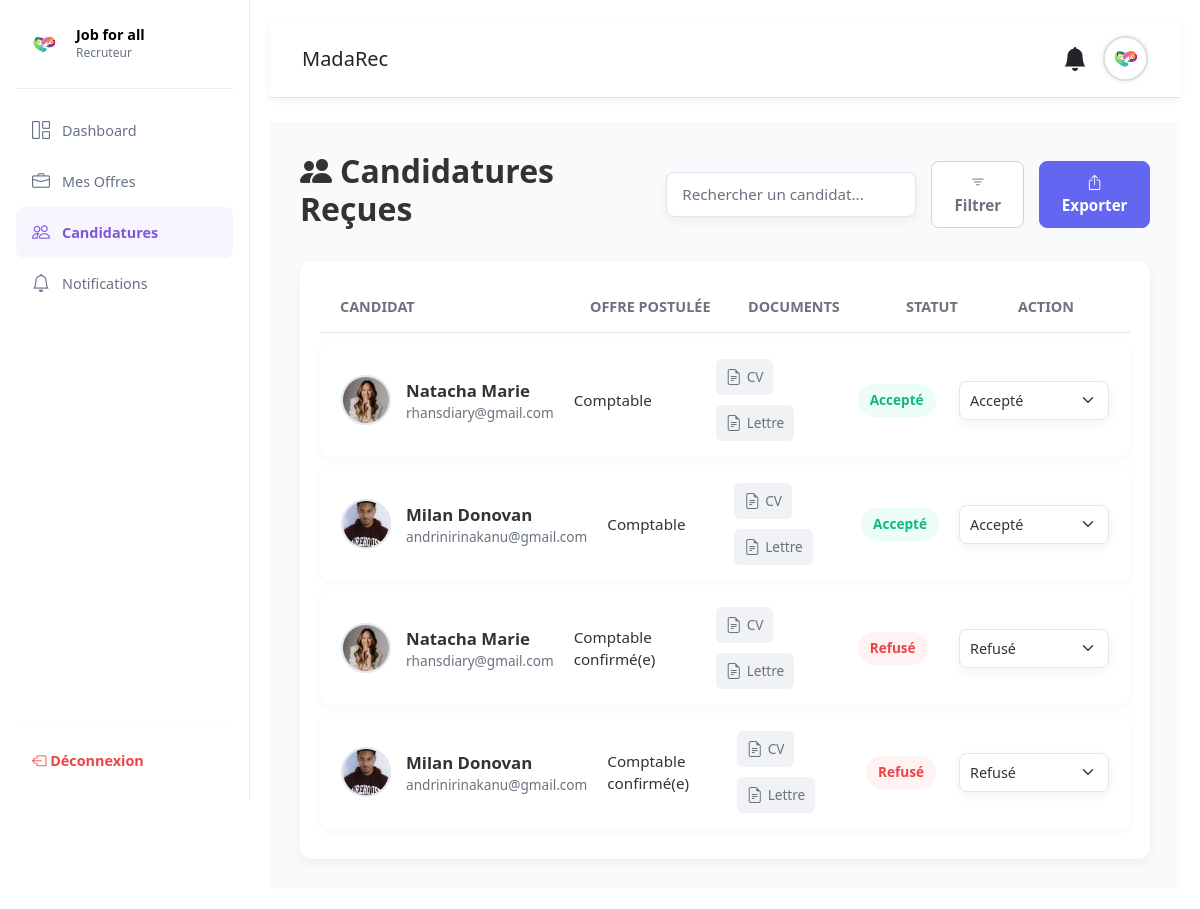
The page /index2.php?page=candidatsOffres (signed in) on the database its author committed.
### tables this page shows
CREATE TABLE `candidature` (
  `idcandidature` int(3) NOT NULL,
  `cv` varchar(255) NOT NULL,
  `ltrmotivation` varchar(255) NOT NULL,
  `idof` int(3) NOT NULL,
  `idcand` int(3) NOT NULL,
  `statut` enum('en attente','accepté','refusé') DEFAULT 'en attente',
  `date_candidature` timestamp NOT NULL DEFAULT current_timestamp()
);

CREATE TABLE `candidat` (
  `idcand` int(11) NOT NULL,
  `nomcand` varchar(32) DEFAULT NULL,
  `prncand` varchar(32) DEFAULT NULL,
  `ecand` varchar(100) DEFAULT NULL,
  `numtelcand` varchar(12) DEFAULT NULL,
  `photocand` varchar(255) DEFAULT NULL,
  `idutil` int(3) NOT NULL,
  `sexe` varchar(32) DEFAULT NULL,
  `poste` varchar(32) DEFAULT NULL,
  `adrscand` varchar(32) DEFAULT NULL
);

CREATE TABLE `offre` (
  `idof` int(11) NOT NULL,
  `titre` varchar(132) NOT NULL,
  `description` varchar(132) NOT NULL,
  `lieu` varchar(48) NOT NULL,
  `type` varchar(32) NOT NULL,
  `contrat` varchar(32) NOT NULL,
  `idrecru` int(3) NOT NULL,
  `date_pub` timestamp NOT NULL DEFAULT current_timestamp()
);

### config/database.php (called while the page is built, shortened)
<?php
class Database {
    private $host = "localhost";
    private $user = "root";
    private $pass = "";
    private $dbname = "gestionrecruteur";
    public function connect() {
        $this->conn = null;
        try {
            $this->conn = new mysqli($this->host, $this->user, $this->pass, $this->dbname);
        } catch (Exception $e) {
            echo "Erreur: " . $e->getMessage();
        }
        return $this->conn;
    }
}

### model/Candidature.php (called while the page is built, shortened)
<?php
require_once './config/database.php';
require_once './model/Recruteur.php';
class Candidature {
    private $conn;
    public function __construct() {
        $db = new Database();
        $this->conn = $db->connect();
    }
public function getCandidaturesPourRecruteur($idrecru) {
    $sql = "SELECT c.idcandidature, c.cv, c.ltrmotivation, c.statut, o.titre,
                   cand.nomcand, cand.prncand, cand.ecand AS emailcand, cand.photocand
            FROM candidature c
            JOIN offre o ON c.idof = o.idof
            JOIN candidat cand ON c.idcand = cand.idcand
            WHERE o.idrecru = ?";
    $stmt = $this->conn->prepare($sql);
    $stmt->bind_param("i", $idrecru);
    $stmt->execute();
    return $stmt->get_result();
}
}

### view/Pages/recruteur/candidatsOffres.php (the view, shortened to what this page needs)
<?php
require_once './model/Candidature.php';
$idrecru = $_SESSION['utilisateur']['idrecru'];
$model = new Candidature();
$candidatures = $model->getCandidaturesPourRecruteur($idrecru);
?>
<head>
    <link rel="stylesheet" href="https://cdn.jsdelivr.net/npm/bootstrap@5.3.0/dist/css/bootstrap.min.css">
    <link rel="stylesheet" href="https://cdn.jsdelivr.net/npm/bootstrap-icons@1.11.3/font/bootstrap-icons.min.css">
    <link rel="stylesheet" href="assets/css/liste_candidatures.css">
    </head>
<div class="container-fluid candidatures-page">
    <div class="d-flex justify-content-between align-items-center mb-4">
        <h1 class="page-title"><i class="bi bi-people-fill me-2"></i>Candidatures Reçues</h1>
        <div class="candidatures-actions">
            <input type="search" class="form-control search-input" placeholder="Rechercher un candidat...">
            <button class="btn btn-outline-secondary filter-btn">
                <i class="bi bi-filter"></i> Filtrer
            </button>
            <button id="exportBtn" class="btn btn-primary export-btn">
                <i class="bi bi-box-arrow-up"></i> Exporter
            </button>
        </div>
    </div>
    <div class="candidatures-list-container">
        <?php if ($candidatures && $candidatures->num_rows > 0): ?>
            <div class="candidatures-header-row">
                <div class="header-cell candidate-info-header">Candidat</div>
                <div class="header-cell">Offre Postulée</div>
                <div class="header-cell">Documents</div>
                <div class="header-cell">Statut</div>
                <div class="header-cell actions-header">Action</div>
            </div>
            <?php while ($c = $candidatures->fetch_assoc()): ?>
                <div class="candidature-item">
                    <div class="candidate-info">
                        <div class="candidate-photo-wrapper">
                            <?php
                            $photoPath = './uploads/' . htmlspecialchars($c['photocand']);
                            if (isset($c['photocand']) && file_exists($photoPath) && !empty($c['photocand'])):
                            ?>
                                <img src="<?= $photoPath ?>" alt="Photo de <?= htmlspecialchars($c['nomcand']) ?>" class="candidate-photo">
                            <?php else: ?>
                                <img src="/recrutement-local/assets/images/user.jpg" alt="Photo par défaut" class="candidate-photo">
                            <?php endif; ?>
                        </div>
                        <div class="candidate-details">
                            <div class="candidate-name"><?= htmlspecialchars($c['nomcand'] . ' ' . $c['prncand']) ?></div>
                            <div class="candidate-email"><?= htmlspecialchars($c['emailcand']) ?></div>
                        </div>
                    </div>
                    <div class="offer-title"><?= htmlspecialchars($c['titre']) ?></div>
                    <div class="documents-links">
                        <a href="<?= htmlspecialchars($c['cv']) ?>" target="_blank" class="document-link">
                            <i class="bi bi-file-earmark-text"></i> CV
                        </a>
                        <a href="<?= htmlspecialchars($c['ltrmotivation']) ?>" target="_blank" class="document-link">
                            <i class="bi bi-file-earmark-text"></i> Lettre
                        </a>
                    </div>
                    <div class="status-cell">
                        <span class="status-badge status-<?= strtolower(str_replace(' ', '-', $c['statut'])) ?>">
                            <?= ucfirst($c['statut']) ?>
                        </span>
                    </div>
                    <div class="action-cell">
                        <form method="post" action="index2.php?page=changerStatutCandidature">
                            <select name="statut" class="form-select form-select-sm status-select" onchange="this.form.submit()">
                                <option <?= $c['statut'] == 'accepté' ? 'selected' : '' ?> value="accepté">Accepté</option>
                                <option <?= $c['statut'] == 'refusé' ? 'selected' : '' ?> value="refusé">Refusé</option>
                            </select>
                        </form>
                    </div>
                </div>
            <?php endwhile; ?>
        <?php endif; ?>
    </div>
</div>

### assets/css/style.css (style rules this page uses)
html, body { overflow-x: hidden; overflow-y: auto; min-height: 100vh; box-sizing: border-box; }
body { background-color: #ffffff; font-family: 'Poppins', sans-serif; margin: 0; padding: 0; }
:root { --bs-primary: #f7a01d; --bs-secondary: #6c757d; --bs-dark: #343a40; --bs-light: #fcfcfc; --bs-white: #ffffff; }
.btn-primary { background-color: var(--bs-primary); border-color: var(--bs-primary); transition: all 0.3s ease; }

### assets/css/sidebar_recruteur.css (style rules this page uses)
:root { --sidebar-bg-color: #ffffff; --sidebar-text-color: #667085; --sidebar-active-color: #7f56d9; --sidebar-active-bg: #f9f5ff; --sidebar-hover-bg: #f9f5ff; --sidebar-border-color: #eaecf0; --separator-color: #eaecf0; --body-bg-color: #f9fafb; --text-color: #101828; --logout-color: #ef4444; --logout-hover-bg: #fee2e2; }
body { background-color: var(--body-bg-color); color: var(--text-color); }

### index2.php (style rules this page uses)
body { background-color: #F6F6F6; margin:0; padding:0; }

### rows shown on the page
candidature: idcand.photocand (picture), idcand.prncand "Natacha Marie", idcand.ecand "rhansdiary@gmail.com", offre.titre "Comptable", statut "Accepté"
candidature: idcand.photocand (picture), idcand.prncand "Milan Donovan", idcand.ecand "andrinirinakanu@gmail.com", offre.titre "Comptable", statut "Accepté"
candidature: idcand.photocand (picture), idcand.prncand "Natacha Marie", idcand.ecand "rhansdiary@gmail.com", offre.titre "Comptable confirmé(e)", statut "Refusé"
candidature: idcand.photocand (picture), idcand.prncand "Milan Donovan", idcand.ecand "andrinirinakanu@gmail.com", offre.titre "Comptable confirmé(e)", statut "Refusé"

### other values the page prints
$recruteur['nomrecru'] "Job for all"
